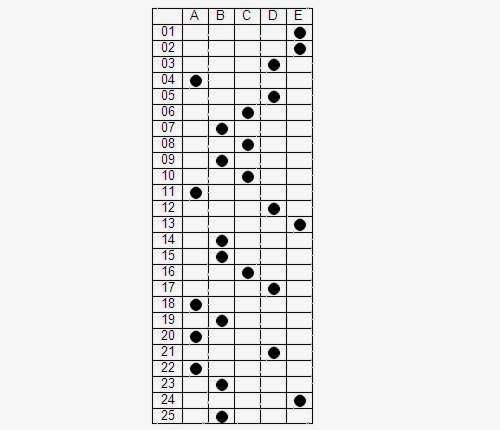
#> input picture data/5.jpg, 500 x 430 px
$ jupyter execute main.ipynb
#> lines starting #> are read from the running program, lines starting #| are printed output that depends on the picture
[cell 1]
import numpy as np
from skimage.io import imread,imsave
from skimage.color import rgb2gray
import matplotlib.pyplot as plt
from collections import Counter
from skimage.restoration import denoise_nl_means

[cell 2]
def plot(image):
    plt.imshow(image, cmap = 'gray')
    plt.show()

[cell 3]
image = rgb2gray(imread('data/5.jpg'))
#> image: shape (430, 500) float64; min 0, max 0.992, mean 0.914

posix = {
    "min_x": [],
    "max_x": [],
    "min_y": [],
    "max_y": []
}

#Colunas
for x in range(image.shape[0]):
    for y in range(image.shape[1]):
        if image[x][y] < 0.5:
            posix['min_x'].append(y)
            break

for x in range((image.shape[0] - 1), -1, -1):
    for y in range((image.shape[1] - 1), -1, -1):
         if image[x][y] < 0.5:
            posix['max_x'].append(y)
            break

#Linhas
for y in range(image.shape[1]):
    for x in range(image.shape[0]):
        if image[x][y] < 0.5:
            posix['min_y'].append(x)
            break

for y in range((image.shape[1] - 1), -1, -1):
    for x in range((image.shape[0] - 1), -1, -1):
         if image[x][y] < 0.5:
            posix['max_y'].append(x)
            break

[cell 4]
#Encontra coluna de pisxel mais repetida

def positions(arr):

    final_posix = {
        "min_x": 0,
        "max_x": 0,
        "min_y": 0,
        "max_y": 0,
    }

    for x in arr:
        data = Counter(arr[x]).items()
        final_posix[x] = max(
            {
                v: k for k, v in dict(data).items()
            }.items()
        )[1]

    return final_posix

[cell 5]
posix = positions(posix)
image = image[posix['min_y']: posix['max_y'], posix['min_x']: posix['max_x']]
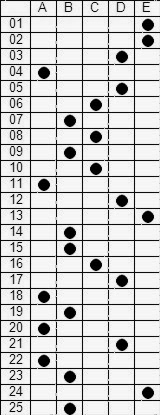
#> image: shape (415, 160) float64; min 0, max 0.992, mean 0.809

[cell 6]
#Mostrando resultado final
plot(image)

[cell 7]
plt.imshow(image[:17,:]);
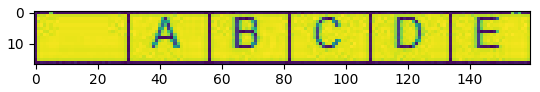
#> figure drawn by matplotlib, 1 panel

[cell 8]
plot(image[16:,:])
#> in plot (call 2), `plt.show()`:
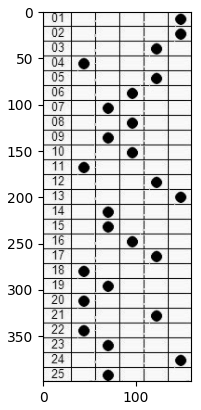
#> figure drawn by matplotlib, 1 panel

[cell 9]
dims = image.shape
#> dims = (415, 160)
fig, ax = plt.subplots(25, 1, figsize = (30, 10), sharex = True)
count = 0;
for position in range(25):
    ax[position].imshow(image[count:count + 17, :], cmap = 'gray')
    count += 16 #Tamanho de cada linhas(retângulo)
#> after the loop, count = 400
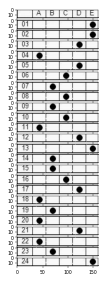
#> figure drawn by matplotlib, 25 panels

[cell 10]
dims = image.shape

def respostaMarcada(resp):

    alts = {
        0: 'A',
        1: 'B',
        2: 'C',
        3: 'D',
        4: 'E',
    }

    gabarito = {}

    for k, x in enumerate(resp):
        letra = x.index(min(x))
        gabarito[k + 1] =  alts[letra]
    return gabarito

def options():
    #fig, ax = plt.subplots(1, 5, figsize = (25, 10), sharex = True)
    count, count2 = 0, 30

    resp = []

    for __ in range(25):

        data = image[count: count + 17, :]
        opts = []

        for posix in range(5):
            #plt.imshow(data, cmap ='gray')
            opts.append(data[:, count2: count2 + 30].sum())
            #ax[posix].imshow(data, cmap = 'gray')
            count2 += 26
        resp.append(opts)
        count2 = 30
        count += 16
#> after the loop, count = 400; resp = 25 items
        #Medidas especificas, alterar comforme o formato das tabelas
    return resp

resp = options()
#> resp = 25 items
respostaMarcada(resp)
#> the loop in respostaMarcada, `for k, x in enumerate(resp):` made 25 passes
#> (x, letra) on passes 1 to 12: ([380.1, 370, 381.4, 372.8, 333], 4), ([405.1, 404.6, 404.9, 405.1, 253.8], 4), ([406.3, 406.3, 405.8, 406.1, 254.6], 4), ([406.9, 407, 405.7, 299.9, 362.3], 3), ([298.3, 405.5, 405.8, 407.1, 362.3], 0), ([407, 406.3, 406.4, 299.9, 362.3], 3), ([406.3, 406.4, 299.9, 407.1, 362.3], 2), ([405.1, 297, 406.5, 406.4, 362.3], 1), ([406.9, 406.4, 299.9, 406.4, 362.3], 2), ([405.1, 297, 406.5, 406.4, 362.3], 1), ([407.5, 407, 299.9, 406.4, 362.3], 2), ([298.4, 405.5, 405.8, 406.4, 362.3], 0)

$ run again, with data/1.jpg copied over data/5.jpg
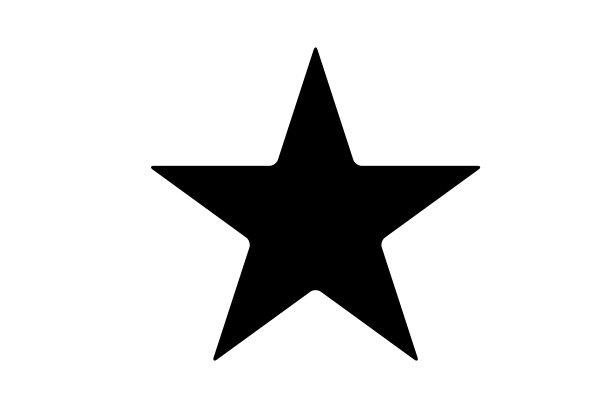
#> input picture data/1.jpg, 600 x 400 px
#> `image = image[posix['min_y']: posix['max_y'], posix['min_x']: posix['m..`:
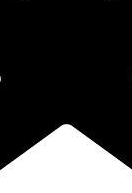
#> image: shape (193, 132) float64; min 0, max 1, mean 0.244
#> in plot (call 2), `plt.show()`:
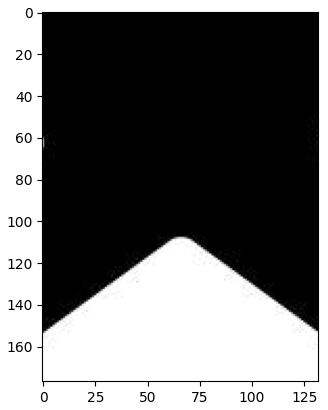
#> figure drawn by matplotlib, 1 panel
#> after the loop `for position in range(25):`: count = 400
#> after the loop in options, `for __ in range(25):`: resp = 25 items, first 6: [0.0196, 0, 0.404, 0.482, 0], [0, 0, 0, 0, 0], [0, 0, 0, 0, 0], [0, 0, 0, 0, 0], [0, 0, 0, 1.07, 0], [0, 0, 0, 0.435, 0]
#> the loop in respostaMarcada, `for k, x in enumerate(resp):` made 25 passes
#> (x, letra) on passes 1 to 8: ([0.0196, 0, 0.404, 0.482, 0], 1), ([0, 0, 0, 0, 0], 0), ([0, 0, 0, 0, 0], 0), ([0, 0, 0, 0, 0], 0), ([0, 0, 0, 1.07, 0], 0), ([0, 0, 0, 0.435, 0], 0), ([0, 0, 0, 0, 0], 0), ([4.16, 61, 0, 0, 0], 2)
#> after the loop in respostaMarcada, `for k, x in enumerate(resp):`: gabarito = 25 items

$ run again, with data/2.jpg copied over data/5.jpg
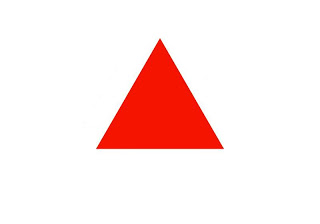
#> input picture data/2.jpg, 320 x 224 px
#> `[cell 7] plt.imshow(image[:17,:]);`:
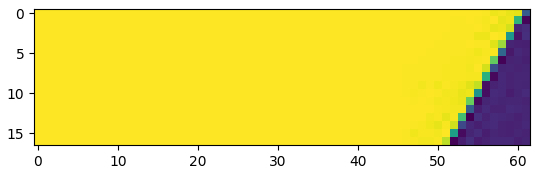
#> figure drawn by matplotlib, 1 panel
#> in plot (call 2), `plt.show()`:
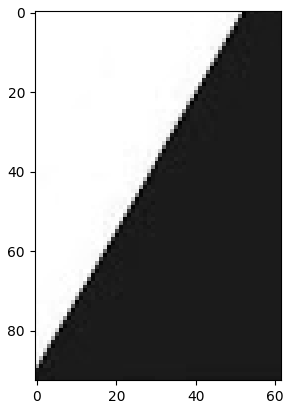
#> figure drawn by matplotlib, 1 panel
#> after the loop `for position in range(25):`: count = 400
#> after the loop in options, `for __ in range(25):`: resp = 25 items, first 6: [463.3, 44.86, 0, 0, 0], [348.3, 26.55, 0, 0, 0], [232.3, 26.55, 0, 0, 0], [141.3, 26.55, 0, 0, 0], [132.7, 26.55, 0, 0, 0], [132.7, 26.55, 0, 0, 0]
#> the loop in respostaMarcada, `for k, x in enumerate(resp):` made 25 passes
#> (x, letra) on passes 1 to 8: ([463.3, 44.86, 0, 0, 0], 2), ([348.3, 26.55, 0, 0, 0], 2), ([232.3, 26.55, 0, 0, 0], 2), ([141.3, 26.55, 0, 0, 0], 2), ([132.7, 26.55, 0, 0, 0], 2), ([132.7, 26.55, 0, 0, 0], 2), ([101.1, 20.19, 0, 0, 0], 2), ([0, 0, 0, 0, 0], 0)
#> after the loop in respostaMarcada, `for k, x in enumerate(resp):`: gabarito = 25 items

$ run again, with data/3.jpg copied over data/5.jpg
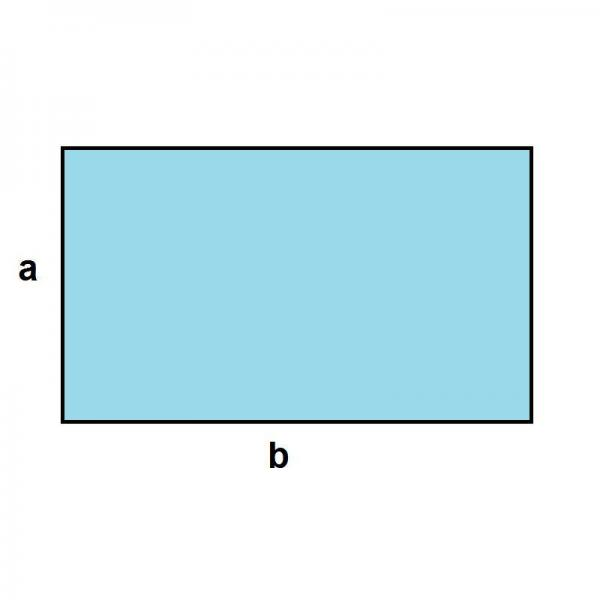
#> input picture data/3.jpg, 600 x 600 px
#> `image = image[posix['min_y']: posix['max_y'], posix['min_x']: posix['m..`:
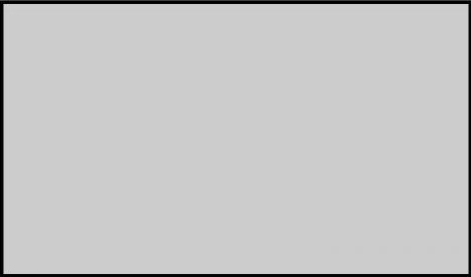
#> image: shape (277, 471) float64; min 0, max 0.84, mean 0.774
#> in plot (call 2), `plt.show()`:
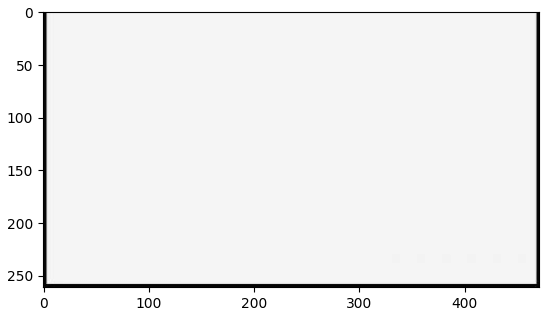
#> figure drawn by matplotlib, 1 panel
#> after the loop `for position in range(25):`: count = 400
#> after the loop in options, `for __ in range(25):`: resp = 25 items
#> the loop in respostaMarcada, `for k, x in enumerate(resp):` made 25 passes
#> (x, letra) on passes 1 to 8: ([321.7, 321.7, 321.7, 321.7, 321.7], 0), ([409.7, 409.7, 409.7, 409.7, 409.7], 0), ([409.7, 409.7, 409.7, 409.7, 409.7], 0), ([409.7, 409.7, 409.7, 409.7, 409.7], 0), ([409.7, 409.7, 409.7, 409.7, 409.7], 0), ([409.7, 409.7, 409.7, 409.7, 409.7], 0), ([409.7, 409.7, 409.7, 409.7, 409.7], 0), ([409.7, 409.7, 409.7, 409.7, 409.7], 0)
